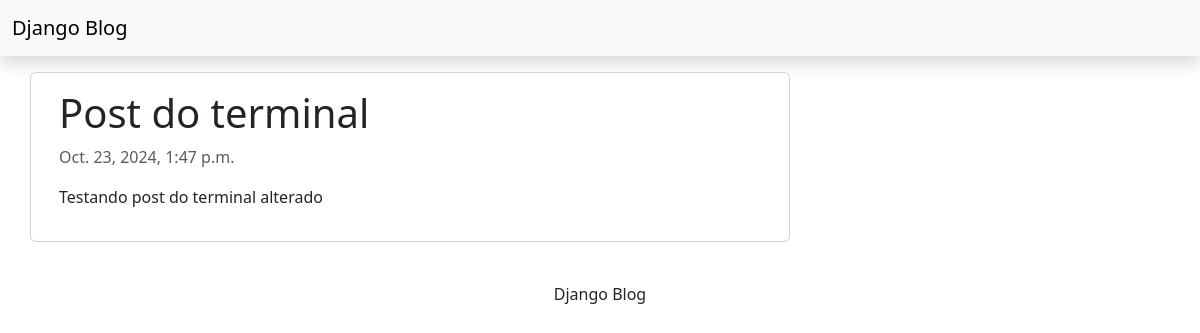
The app's page /post-do-terminal/ with its own data.
### blog/models.py (models this page shows, shortened)
class Post(models.Model):
    title = models.CharField(max_length=255)
    slug = models.SlugField(max_length=255, unique=True)
    content = models.TextField()
    published = models.BooleanField(default=True)
    date = models.DateTimeField(auto_now_add=True)
    class Meta:
        ordering = ["-date"]

### blog/views.py (the view)
# urls.py: path("<slug:slug>/", PostDetail.as_view(), name="detail"),
class PostDetail(DetailView):
    model = Post
    template_name = "detail.html"

### templates/detail.html
{% extends 'base.html' %}
{% load markdownify %}
{% block content %}
<div class="container">
    <div class="row">
        <div class="col-md-8 card mb-4 mt-3 left top">
            <div class="card-body">
                <h1>{% block title %} {{ object.title }}{% endblock title %}</h1>
                <p class="text-muted">{{ post.date }}</p>
                <p class="card-text">{{object.content | safe | markdownify }}</p>
            </div>
        </div>
    </div>
</div>
{% endblock content %}

### records on screen
Post: title "Post do terminal", date "Oct. 23, 2024, 1:47 p.m.", content "Testando post do terminal alterado"
